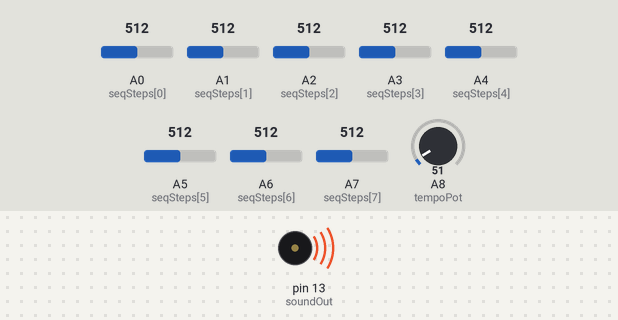
Simulated run of this sketch. Board: Arduino Mega 2560, built with avr-gcc and run on an emulated ATmega2560. Shown: buzzer (waves = sounding). Inputs (shaded band) come from the test bench; at power-on: A0 (seqSteps[0]) = 512, A1 (seqSteps[1]) = 512, A2 (seqSteps[2]) = 512, A3 (seqSteps[3]) = 512, A4 (seqSteps[4]) = 512, A5 (seqSteps[5]) = 512, A6 (seqSteps[6]) = 512, A7 (seqSteps[7]) = 512, A8 (tempoPot) = 51. What the sketch prints to the serial monitor is not drawn.

Above: at 0.1 s.
Timing chart, 0 to 1.6 s (numbered marks = the images above):
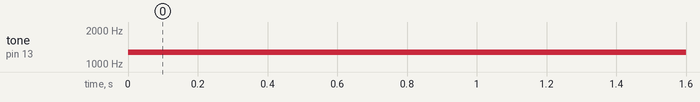

The sketch:

potentiometerReading.ino
```cpp
int activeStep = 0;
int maxFreq = 2500;
int minFreq = 50;
int seqSteps[8] = {A0,A1,A2,A3,A4,A5,A6,A7};
int tempoPot = A8;
int soundOut = 13;

void setup() {
  // Use serial for Debugging
  Serial.begin(9600);
  pinMode(soundOut,OUTPUT);
}

void loop() {
  int stepValue = analogRead(seqSteps[activeStep]);         // Read current step
  tone(soundOut,map(stepValue, 0, 1024, maxFreq, minFreq));  // Set tone of speaker based on reading mapped
  Serial.println(stepValue);                                // Print for Debuggin purposes
  activeStep = (activeStep + 1) % 8;                          // Add 1 w/ modulo of 8
  delay(map(analogRead(tempoPot),0,1024,1000,20));         // Delay timer, Tempo
}
```

Measured:
- by itself, tone on pin 13 (soundOut): silent → 1275 Hz at 0.00 s
